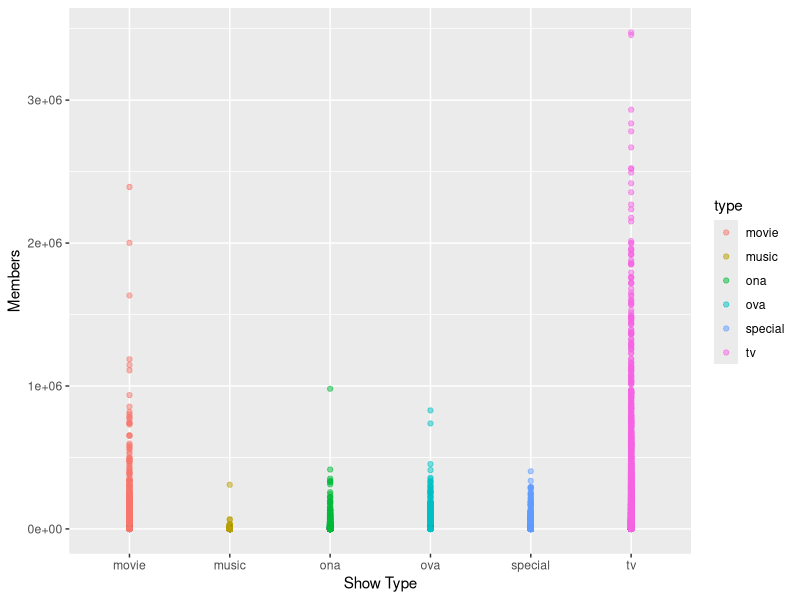
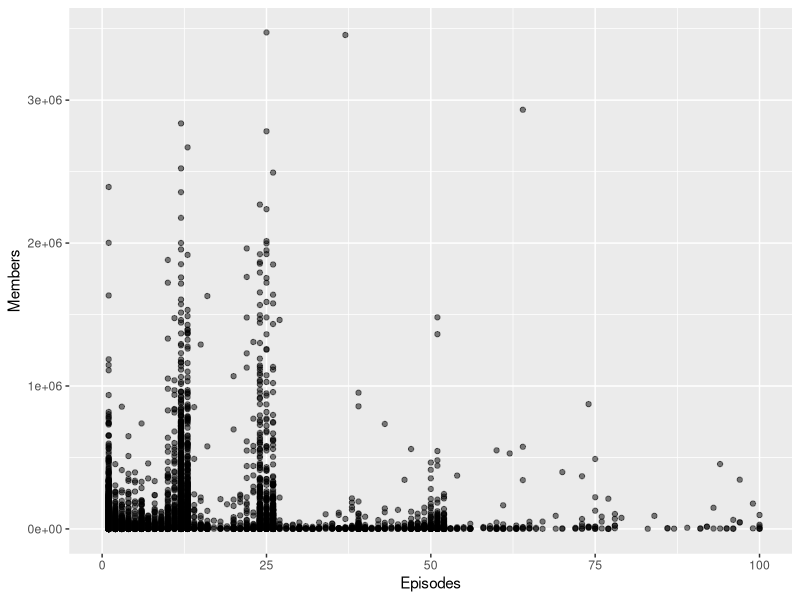
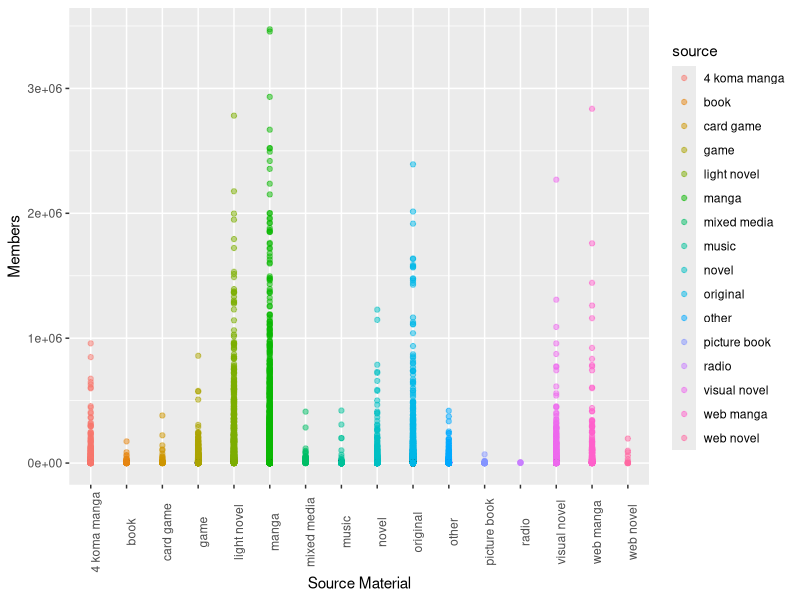
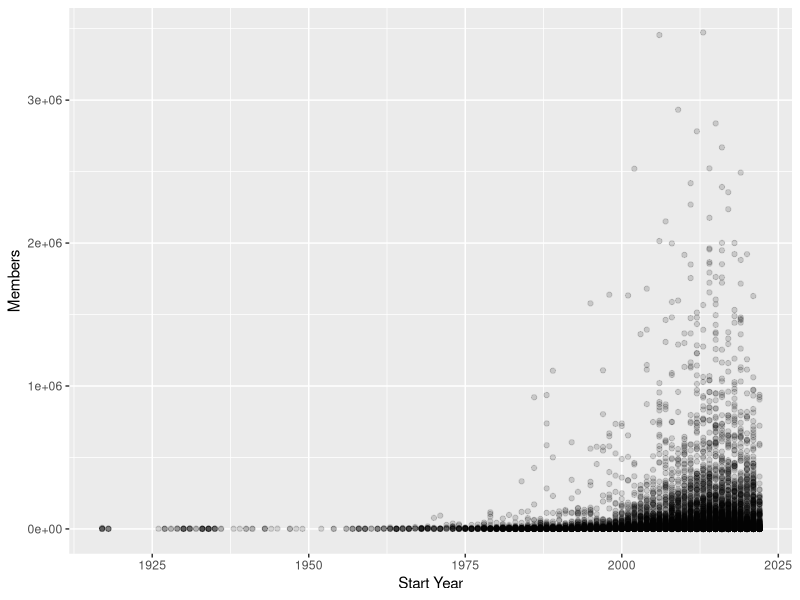

Source code (R) for these figures, in order:
## ---- chunk 1
#| include: false
#| warning: false
#| message: false

knitr::opts_chunk$set(echo = FALSE)

###Workplace setup###

library(tidyverse)
library(dplyr)
library(broom)
library(ggplot2)
library(knitr)
library(kableExtra)

cleanedanime1 <- read_csv("../../outputs/data/cleaned_anime1.csv")
cleanedanime2 <- read_csv("../../outputs/data/cleaned_anime2.csv")
animeusersummary <- read_csv("../../outputs/data/anime_user_summary.csv")
animeinformationsummary <- read_csv("../../outputs/data/anime_information_summary.csv")

## ---- chunk 2

#| label: tbl-usersummary
#| message: false
#| warning: false

animeusersummary |>
  kable(
    caption = "Sample from the top rated anime of MAL, which includes the variables that MAL users influence.",
    col.names = c("Rank",
                  "Title",
                  "User Rating",
                  "# of Ratings",
                  "# of Members"),
    booktabs = TRUE,
    longtable = TRUE,
    linesep = ""
  ) |>
  kable_styling(font_size = 10)

## ---- chunk 3

#| label: tbl-animesummary
#| message: false
#| warning: false

animeinformationsummary |>
  kable(
    caption = "Sample from the top rated anime of MAL, which includes the information of each anime itself.",
    col.names = c("Rank",
                  "Title",
                  "Show Type",
                  "Episode Count",
                  "Source Material",
                  "Start Year"),
    booktabs = TRUE,
    longtable = TRUE,
    linesep = ""
  ) |>
  kable_styling(font_size = 10) |>
  column_spec(2, width = "5cm") |>
  column_spec(3, width = "1cm") |>
  column_spec(4, width = "2cm") |>
  column_spec(5, width = "2.5cm") |>
  column_spec(6, width = "1cm")
 
    
## ---- chunk 4

#|label: tbl-regressionmodel
#|message: false
#|warning: false


anime_model <- lm(members ~ source, data = cleanedanime2)

tidy_anime_model <-
  anime_model |>
  summary() |>
  tidy()

tidy_anime_model |>
  kable(
    digits=4, 
    align = "c", 
    caption = "Linear regression model summary statistics of the impact of source material on MAL user viewership",
    col.names = c("Source Type",
                  "Estimate",
                  "Std. Error",
                  "Test Statistic",
                  "P-value"),    
    booktabs = TRUE,
    linesep = "", 
  )

## ---- chunk 5
#| label: fig-membertype
#| fig-cap: Visualization of how many MAL users viewed an anime based on the medium that it was presented in. The most popular mediums to produce anime in are movies and in TV shows, which is reflected with how many MAL users viewed anime in those specific categories. For reference, music anime refers to music videos presented in an anime artstyle, ONA is an original anime special included in DVD or Blu-Ray releases of an anime, OVA is an original video anime released exclusively online, and special anime are extra episodes attached to an already established series.
#| echo: false
#| message: false
#| warning: false

ggplot(
  cleanedanime2, aes(
    x=type,
    y=members
    )
  ) + geom_point(
    aes(colour = type), #Adding colour to differentiate each show type
    alpha = 0.50 
  ) + 
  labs(
    x = "Show Type",
    y = "Members"
  )


## ---- chunk 6
#| label: fig-memberepisode
#| fig-cap: Visualization of how the episode count of an anime can influence MAL user viewership. There are areas with many specific peaks in viewership, most notably at the 1 episode, 12-13 episode, and 24-26 episode mark, which likely would pertain to movies and seasonal anime. 
#| echo: false
#| message: false
#| warning: false

ggplot(
  cleanedanime2, aes(
    x=episodes,
    y=members
    )
  ) + geom_point(
    alpha = 0.50) + 
  xlim(0, 100) +
  labs(
    x = "Episodes",
    y = "Members"
  )


## ---- chunk 7
#| label: fig-membersource
#| fig-cap: The influence of source material in MAL user viewership. Manga has the most pronounced and highest viewership of any other source material, followed closely by light novels and original anime.
#| echo: false
#| message: false
#| warning: false

ggplot(
  cleanedanime2, aes(
    x=source,
    y=members
    )
  ) + geom_point(
    aes(colour = source), #Adding colour to differentiate each show type
    alpha = 0.50 
  ) + labs(
    x = "Source Material",
    y = "Members"
  ) + theme(axis.text.x = element_text(angle = 90))


## ---- chunk 8
#| label: fig-memberyear
#| fig-cap: Visualization of the amount of viewers of a specific anime depending on the year of the anime's release. It can be seen that the amount of viewers of an anime increase considerably past the year 2000, but there are still many anime, especially between 1975 and 2000 with much less viewers.
#| echo: false
#| message: false
#| warning: false

ggplot(
  cleanedanime2, aes(
    x=start_year,
    y=members
    )
  ) + geom_point(
    alpha = 0.15 #adjusting the transparency of the points to see the density of anime within specific years
  ) + 
  labs(
    x = "Start Year",
    y = "Members"
  )
